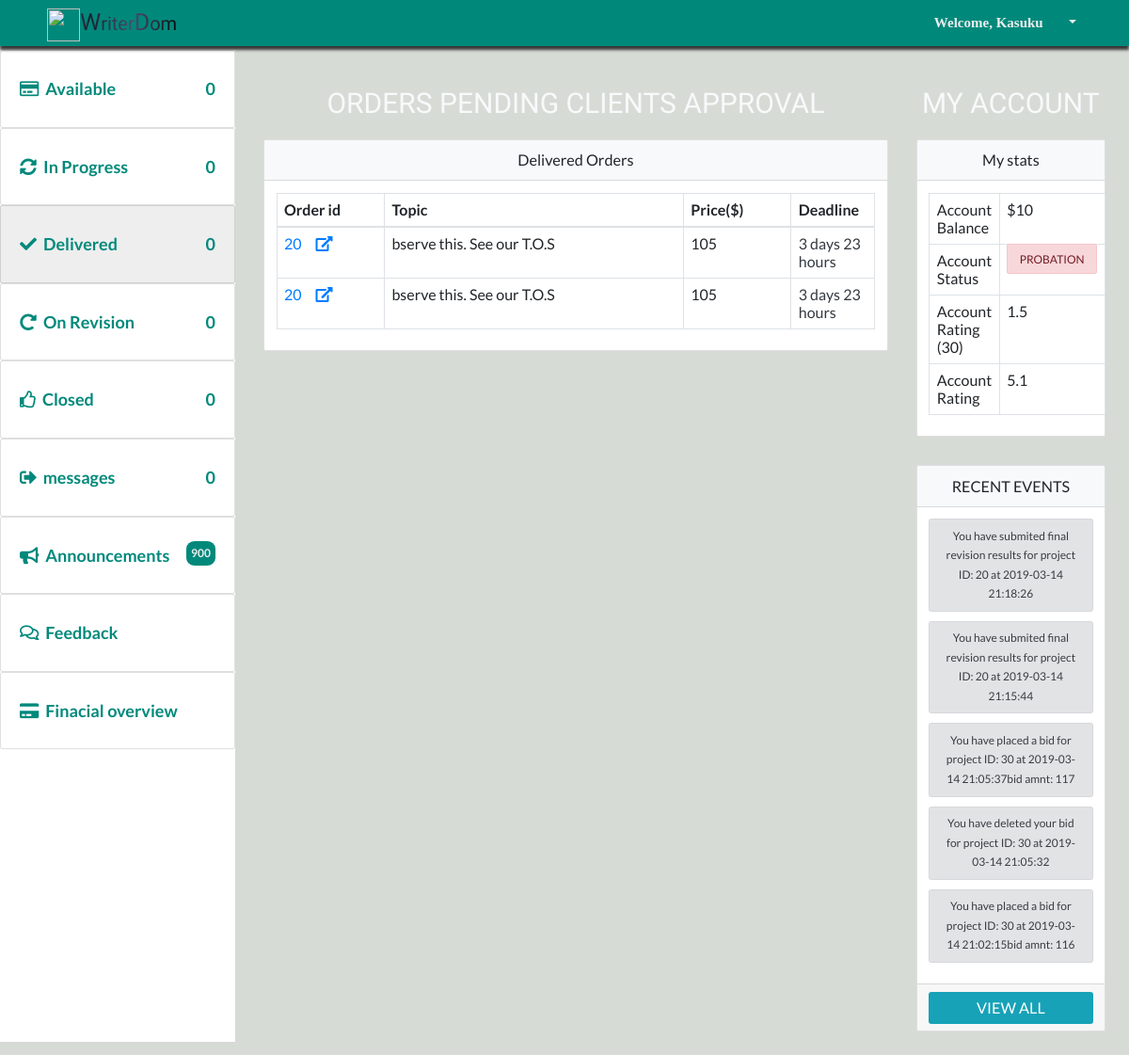
Page /tutor/delivered.php (signed in) on the committed database.
### tables this page shows
CREATE TABLE `delivered` (
  `project_num` int(255) NOT NULL,
  `project_id` varchar(255) NOT NULL,
  `student_id` varchar(255) NOT NULL,
  `tutor_id` varchar(225) NOT NULL
);

CREATE TABLE `projects` (
  `project_id` bigint(20) UNSIGNED NOT NULL,
  `student_id` int(11) NOT NULL,
  `title` text NOT NULL,
  `deadline` text NOT NULL,
  `subject` text NOT NULL,
  `instructions` longtext NOT NULL,
  `style` text NOT NULL,
  `type_of_paper` text NOT NULL,
  `pages` tinyint(11) NOT NULL,
  `slides` tinyint(11) NOT NULL,
  `problems` tinyint(11) NOT NULL,
  `budget` varchar(255) NOT NULL,
  `charges` varchar(255) NOT NULL DEFAULT '0',
  `cost` varchar(255) NOT NULL DEFAULT '0',
  `bids` tinyint(100) NOT NULL DEFAULT '0',
  `academic_level` text NOT NULL,
  `sources` tinyint(11) NOT NULL,
  `status` tinyint(4) NOT NULL DEFAULT '0',
  `DATE_CREATED` text NOT NULL,
  `DATE_CLOSED` varchar(255) NOT NULL
);

CREATE TABLE `notifications` (
  `note_num` int(11) NOT NULL,
  `user_type` varchar(212) NOT NULL,
  `note` varchar(255) NOT NULL,
  `user_id` varchar(255) NOT NULL
);

### dbconfig/dbconnect.php (called while the page is built, shortened)
<?php
require_once(  'shared/ez_sql_core.php');
require_once( 'ez_sql_mysqli.php');
$db=new ezSQL_mysqli(DB_USER, DB_PASS,DB_NAME,DB_HOST,DB_ENCODING);
 ?>

### dbconfig/ez_sql_mysqli.php (called while the page is built, shortened)
<?php
class ezSQL_mysqli extends ezSQLcore
{
    private $ezsql_mysql_str = array
        (
            1 => 'Require $dbuser and $dbpassword to connect to a database server',
            2 => 'Error establishing mySQL database connection. Correct user/password? Correct hostname? Database server running?',
            3 => 'Require $dbname to select a database',
            4 => 'mySQL database connection is not active',
            5 => 'Unexpected error while trying to select database'
        );
    private $_dbuser;
    private $_dbpassword;
    private $_dbname;
    private $_dbhost;
    private $_charset = 'utf8';
    private $_result;
    public $show_errors = true;
    public $dbh;
    public function __construct($dbuser='', $dbpassword='', $dbname='', $dbhost='localhost', $charset='') {
        $this->_dbuser = $dbuser;
        $this->_dbpassword = $dbpassword;
        $this->_dbname = $dbname;
        $this->_dbhost = $dbhost;
    }
    public function connect($dbuser='', $dbpassword='', $dbhost='localhost', $charset='') {
        $this->_connected = false;
        $this->_dbuser = empty($dbuser) ? $this->_dbuser : $dbuser;
        $this->_dbpassword = empty($dbpassword) ? $this->_dbpassword : $dbpassword;
        $this->_dbhost = $dbhost!='localhost' ? $this->_dbhost : $dbhost;
        $this->_charset = empty($charset) ? $this->_charset : $charset;
        if ( empty($this->_dbuser) ) {
            $this->register_error($this->ezsql_mysql_str[1] . ' in ' . __FILE__ . ' on line ' . __LINE__);
            $this->show_errors ? trigger_error($this->ezsql_mysql_str[1], E_USER_WARNING) : null;
        } else if ( ! $this->dbh = mysqli_connect($this->_dbhost, $this->_dbuser, $this->_dbpassword, $this->_dbname) ) {
            $this->register_error($this->ezsql_mysql_str[2] . ' in ' . __FILE__ . ' on line ' . __LINE__);
            $this->show_errors ? trigger_error($this->ezsql_mysql_str[2], E_USER_WARNING) : null;
        } else {
            mysqli_set_charset($this->dbh, $this->_charset);
            $this->_connected = true;
        }
        return $this->_connected;
    }
    public function select($dbname='', $charset='') {
        if ( ! $dbname ) {
            $this->register_error($this->ezsql_mysql_str[3] . ' in ' . __FILE__ . ' on line ' . __LINE__);
            $this->show_errors ? trigger_error($this->ezsql_mysql_str[3], E_USER_WARNING) : null;
            return false;
        } else if ( ! $this->dbh ) {
            $this->register_error($this->ezsql_mysql_str[4] . ' in ' . __FILE__ . ' on line ' . __LINE__);
            $this->show_errors ? trigger_error($this->ezsql_mysql_str[4], E_USER_WARNING) : null;
            return false;
        } else {
            $this->_dbname = $dbname;
            if ( $charset == '') {
                $charset = $this->_charset;
            }
             if ( $charset != '' ) {
                $charsets = array();
                $recordset = mysqli_query($this->dbh, 'SHOW CHARACTER SET');
                while ( $row = mysqli_fetch_array($recordset, MYSQLI_ASSOC) ) {
                        $charsets[] = $row['Charset'];
                }
            }
            $this->_connected = true;
        }
        return $this->_connected;
    }
    public function query($query, $use_prepare=false) {
		$query = str_replace(_TAG, '?', $query);
        $return_val = 0;
        $query = trim($query);
        if ( ! isset($this->dbh) || ! $this->dbh ) {
            $this->select($this->_dbname);
        }
		if (!empty($param) && is_array($param) && ($this->getPrepare()))
			return $this->query_prepared($query, $param);
		else
			$this->_result = mysqli_query($this->dbh, $query);
        $is_insert = false;
        if ( preg_match("/^(insert|delete|update|replace)\s+/i", $query) ) {
            $this->_affectedRows = mysqli_affected_rows($this->dbh);
            if ( preg_match("/^(insert|replace)\s+/i", $query) ) {
                $this->insert_id = mysqli_insert_id($this->dbh);
            }
            $return_val = $this->_affectedRows;
        } else {
            if ( !is_numeric($this->_result) && !is_bool($this->_result)) {
                $i=0;
                $num_rows=0;
                while ( $row = mysqli_fetch_object($this->_result) ) {
                    $num_rows++;
                }
                $this->num_rows = $num_rows;
                $return_val = $this->num_rows;
            }
        }
        return $return_val;
    }
}

### dbconfig/shared/ez_sql_core.php (called while the page is built, shortened)
<?php
    require_once('ezQuery.php');
	class ezSQLcore extends ezQuery
	{
    public $last_result = null;
		function flush()
		{
			$this->last_result = null;
		}
		function get_results($query=null, $output = OBJECT, $use_prepare=false) {
			if ( $query ) {
				$this->query($query, $use_prepare);
			}
			if ( $output == OBJECT ) {
				return $this->last_result;
			} elseif ( $output == _JSON ) {
				return json_encode($this->last_result);
			}
		}
}

### dbconfig/shared/ezQuery.php (called while the page is built, shortened)
<?php
class ezQuery
{
    function setParamaters($valuetoadd=null) {
        if (empty($valuetoadd)) {
            $this->preparedvalues = array();
            return null;
        } else
            return array_push($this->preparedvalues, $valuetoadd);
	}
}

### inc/utilities.php (called while the page is built, shortened)
<?php
$date_global=date('Y-m-d H:i:s');
if (!isset($chat)) {
	require_once("../inc/global_functions.php");
}

### inc/global_functions.php (called while the page is built, shortened)
<?php function getDateTimeDiff($current_date, $other_date){
	$now_timeStamp=strtotime($current_date);
	if ($now_timeStamp<$other_date) {
		$diff_timestmp=$other_date- $now_timeStamp;
	if ($diff_timestmp<60) {
		if ($diff_timestmp==1) {
			return $diff_timestmp . ' sec';
		}else{
			return $diff_timestmp . ' secs';
		}
	} elseif($diff_timestmp>=60 && $diff_timestmp<3600) {
		if (round(($diff_timestmp/60))==1) {
			return round(($diff_timestmp/60)). ' min ';
		}else{
			return round(($diff_timestmp/60)). ' mins ';
		}
	}elseif($diff_timestmp>=86400 && $diff_timestmp<86400 * 30) {
		if (floor(($diff_timestmp/86400))==1) {
			$time_remaining=floor(($diff_timestmp/86400)). ' day ';
			if (floor((($diff_timestmp/86400)-floor($diff_timestmp/86400))*24)==1) {
				$time_remaining.=floor((($diff_timestmp/86400)-floor($diff_timestmp/86400))*24 ). ' hour';
			} elseif(floor((($diff_timestmp/86400)-floor($diff_timestmp/86400))*60 )>1) {
				$time_remaining.=floor((($diff_timestmp/86400)-floor($diff_timestmp/86400))*24 ). ' hours';
			}
			return $time_remaining;
		}else{
			$time_remaining=floor(($diff_timestmp/86400)). ' days ';
			if (floor((($diff_timestmp/86400)-floor($diff_timestmp/86400))*24 )==1) {
				$time_remaining.=floor((($diff_timestmp/86400)-floor($diff_timestmp/86400))*24 ). ' hour';
			} elseif(floor((($diff_timestmp/86400)-floor($diff_timestmp/86400))*60 )>1) {
				$time_remaining.=floor((($diff_timestmp/86400)-floor($diff_timestmp/86400))*24 ). ' hours';
			}
			return $time_remaining;
		}
	}elseif($diff_timestmp>=86400 * 30 && $diff_timestmp<86400 * 365) {
		if (round(($diff_timestmp/(86400 * 30)))==1) {
			return round(($diff_timestmp/(86400 * 30))). ' month';
		}else{
			return round(($diff_timestmp/(86400 * 30))). ' months';
		}
	}else{
		if (round(($diff_timestmp/(86400 * 365)))==1) {
			return round(($diff_timestmp/(86400 * 365))). ' year';
		}
		return round(($diff_timestmp/(86400 * 365))). ' years';
	}
	}
} ?>

### tutor/delivered.php (the view, shortened to what this page needs)
 <?php
require_once "../inc/header_links.php";
require_once "../components/top_nav.php";
require_once("../dbconfig/dbconnect.php");
require_once("../inc/utilities.php");
$query="SELECT * FROM delivered LEFT JOIN projects ON delivered.project_id=projects.project_id WHERE delivered.tutor_id=".$_SESSION['user_id'];
$results=$db->get_results($query)
?>
<pre>
</pre>
<div class="display">
    <div class="display__content">
        <?php require_once "../components/tutor_leftnav.php" ?>
        <div class="row">
            <div class="col-sm-12 col-md-12 col-lg-12 col-xl-9">
                <h1 class="headingTertiary text-light">Orders Pending Clients Approval</h1>
                <div class="card">
                   <div class="card-header">Delivered Orders</div>
                    <div class="card-body">
                        <?php if ($db->num_rows<1) {?>
                           <div class="headingSecondary">Nothing to show Yet</div>
                       <?php }else{ ?>
                        <table class="table table-bordered">
                            <thead>
                                <tr>
                                    <th>Order id</th>
                                    <th class="wide">Topic</th>
                                    <th class="smalll">Price($)</th>
                                    <th class="medium">Deadline</th>
                                </tr>
                            </thead>
                            <tbody>
                                <?php foreach ($results as $result): ?>
                                    <tr>
                                    <td class="smalll"><a href="delivered-details?pid=<?php echo urlencode(convert_uuencode($result->project_id)); ?>"><?php echo $result->project_id; ?><i
                                                class="fas fa-external-link-alt icon-r ml-4"></i></a></td>
                                    <td><?php echo $result->title; ?></td>
                                    <td><?php echo $result->charges; ?></td>
                                    <td><?php $time=getDateTimeDiff($date_global, $result->deadline );
                                         $period= explode(" ", $time); ?>
                                        <?php if ($period[1]=="days"): ?>
                                        <span class="text-dark"><?php echo "{$time}"; ?></span>
                                        <?php elseif($period[1]=="day"): ?>
                                        <span class="text-success"><?php echo "{$time}"; ?></span>
                                        <?php elseif($period[1]=="hours" || $period[1]=="hour"): ?>
                                        <span class="text-warning"><?php echo "{$time}"; ?></span>
                                        <?php elseif($period[1]=="mins" || $period[1]=="min"): ?>
                                        <span class="text-danger"><?php echo "{$time}"; ?></span>
                                        <?php elseif($period[1]=="secs" || $period[1]=="sec"): ?>
                                        <span class="text-danger"><?php echo "{$time}"; ?></span>
                                        <?php endif ?>
                                    </td>
                                </tr>
                                <?php endforeach ?>
                            </tbody>
                        </table>
                       <?php } ?>
                    </div>
                </div>
            </div>
<?php require_once("./section_rate.php"); ?>
        </div>
    </div>
</div>
<?php
require_once"../inc/footer_links.php";
 ?>

### tutor/sammary_functions.php (shortened to what this page needs)
<?php
require_once("../dbconfig/dbconnect.php");
    function events($tutor_id){
      global $db;
      $query="SELECT * FROM notifications where user_id='$tutor_id' ORDER BY note_num desc LIMIT 5 ";
      $results=$db->get_results($query);
      if ($db->num_rows>0) { ?>
        <?php foreach ($results as $result): ?>
          <div class="alert alert-secondary" role="alert">
          <?php echo $result->note; ?>
          </div>
        <?php endforeach; ?>
    <?php  }else { ?>
          <div class="text-dark">No Activities</div>
        <?php  }
    }
 ?>

### css/settings.css (style rules this page uses)
*, *::after, *::before { margin: 0; padding: 0; box-sizing: inherit; }
body { font-family: 'Lato'; font-size: 1.8rem; line-height: 1.7; font-weight: 400; box-sizing: border-box; min-width: 767px; background: #D7DBD6; }
.headingTertiary { text-transform: uppercase; font-family: 'Cardo', sans-serif; display: block; margin-bottom: 2rem; font-weight: 400; }
@media (min-width: 990px) { .headingTertiary { font-size: 3rem; } }
.icon-r { margin-right: .7rem; }
.wide { width: 50%; }
.medium { width: 32%; }
.smalll { width: 18%; }
.table { text-align: left; }
.card-header { background: #F7F9FB !important; }
.alert { font-size: 12px; }
.display { font-size: 90% !important; margin-left: 25.5rem; background: #D7DBD6; padding-top: 3rem; }
.display__content { min-height: 795px; text-align: center; padding: 2.5rem 2.5rem; }

### rows in the picture
delivered: project.project_id "20", project.title "bserve this. See our T.O.S", project.charges "105", project.deadline "3 days 23 hours"
delivered: project.project_id "20", project.title "bserve this. See our T.O.S", project.charges "105", project.deadline "3 days 23 hours"
notifications: note "You have submited final revision results for project ID: 20 at 2019-03-14 21:18:26"
notifications: note "You have submited final revision results for project ID: 20 at 2019-03-14 21:15:44"
notifications: note "You have placed a bid for project ID: 30 at 2019-03-14 21:05:37bid amnt: 117"
notifications: note "You have deleted your bid for project ID: 30 at 2019-03-14 21:05:32"
notifications: note "You have placed a bid for project ID: 30 at 2019-03-14 21:02:15bid amnt: 116"

### other values in the picture
$name[0] "Kasuku"
balance($_SESSION['user_id']) "10"
thirty_rating($_SESSION['user_id']) "1.5"
account_rating($_SESSION['user_id']) "5.1"
